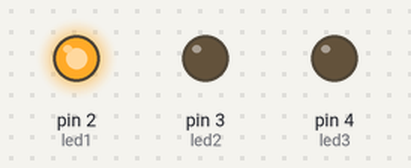
This sketch was run on a simulated Arduino Uno, built with avr-gcc and run on an emulated ATmega328P. Parts: output pins drawn as LEDs (lit = HIGH).

Above: at 0.15 s.
At 1.35 s:
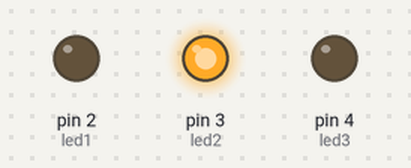
At 2.55 s:
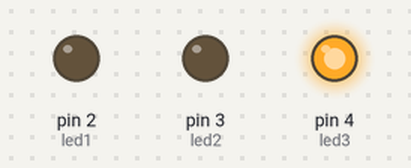
Timing chart, 0 to 3.0 s (numbered marks = the images above):
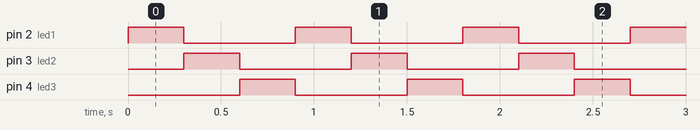

The sketch:

K314.ino
```cpp
int led1 = 2;                  //definiraj led1 = 2
int led2 = 3;                  //definiraj led2 = 3
int led3 = 4;                  //definiraj led3 = 4

void setup() {
  pinMode(led1, OUTPUT);       //postavi izvod led1 kao izlazni
  pinMode(led2, OUTPUT);       //postavi izvod led2 kao izlazni
  pinMode(led3, OUTPUT);       //postavi izvod led3 kao izlazni
  digitalWrite(led1, LOW);     //isključi LED diodu 1 - početno stanje
  digitalWrite(led2, LOW);     //isključi LED diodu 2 - početno stanje
  digitalWrite(led3, LOW);     //isključi LED diodu 3 - početno stanje
}

void loop() {
  digitalWrite(led1, HIGH);    //uključi LED diodu 1
  delay(300);                  //čekaj 300 ms
  digitalWrite(led1, LOW);     //isključi LED diodu 1

  digitalWrite(led2, HIGH);    //uključi LED diodu 2
  delay(300);                  //čekaj 300 ms
  digitalWrite(led2, LOW);     //isključi LED diodu 2

  digitalWrite(led3, HIGH);    //uključi LED diodu 3
  delay(300);                  //čekaj 300 ms
  digitalWrite(led3, LOW);     //isključi LED diodu 3
}
```

Measured:
- by itself, pin 2 (led1), pin 3 (led2), pin 4 (led3): alternates HIGH for 0.30 s and LOW for 0.60 s
- by itself, everything shown: repeats every 0.90 s, in 4 steps
